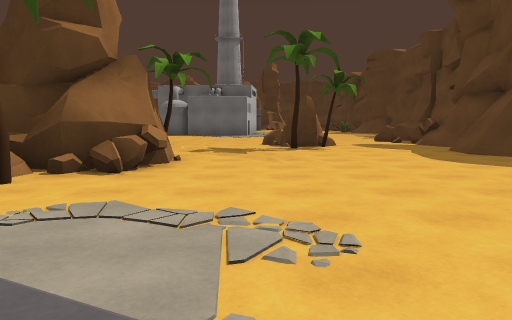
view 1 (above)

24 first-person views from a walk through a Unity game level. The camera is 1.4 m above the floor, tilts 6° down and sees 70° across. The floor is counted in squares, 2 m on a side. Each view is taken from the middle of a square. On the plan, view 1 faces up. The plan holds only what a view shows up to about 11 squares ahead; the rest is blank. The place goes on beyond the plan. Some animated figures are left out.

view 2
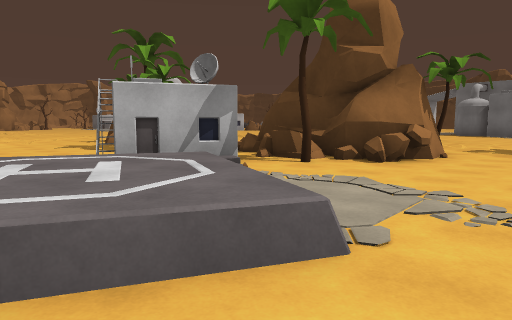

view 3
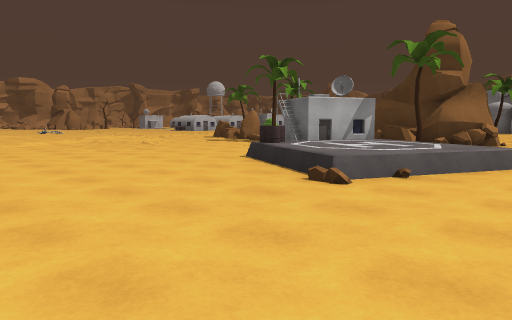

view 4
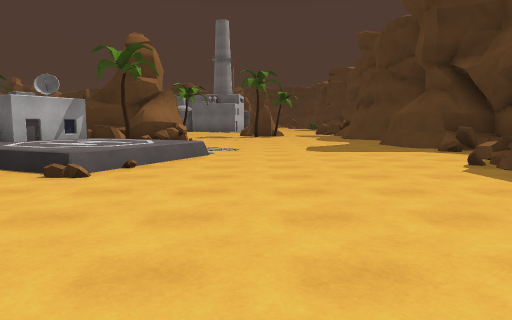

view 5
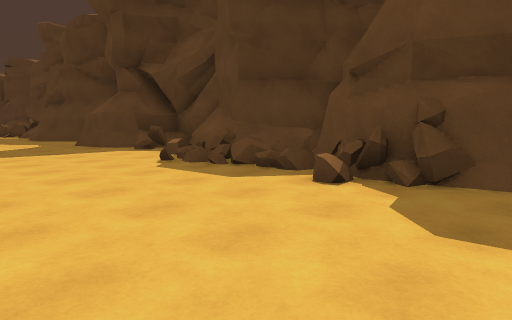

view 6
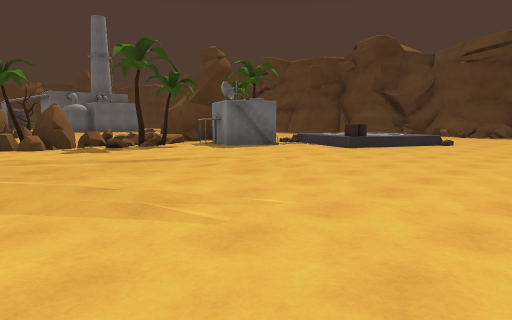

view 7
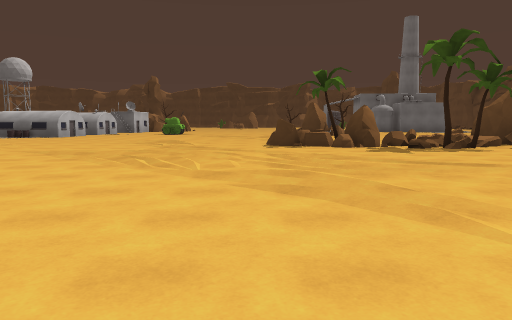

view 8
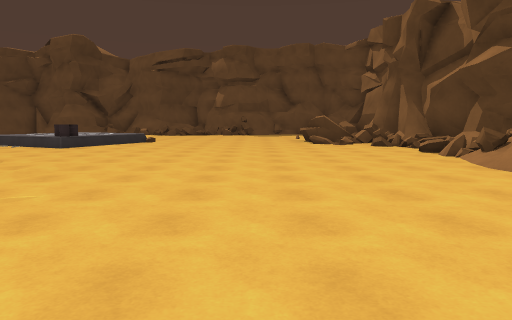

view 9
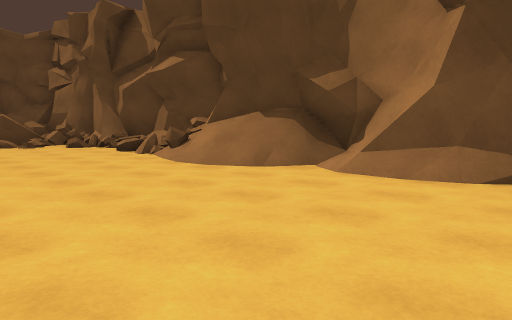

view 10
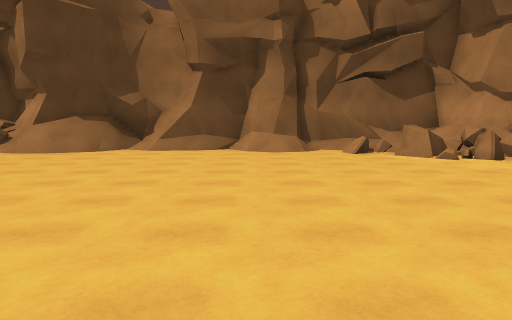

view 11
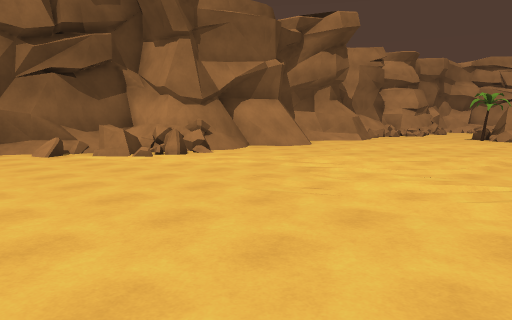

view 12
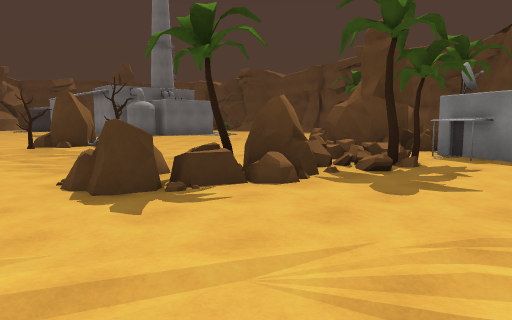

view 13
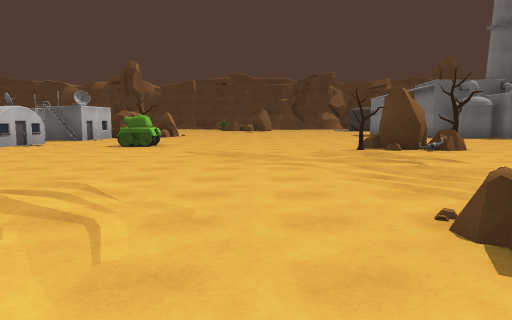

view 14
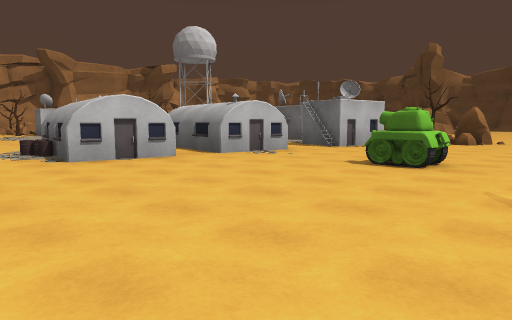

view 15
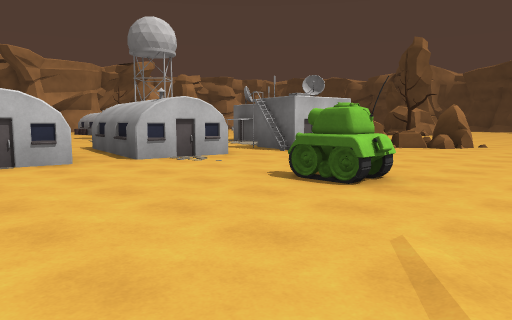

view 16
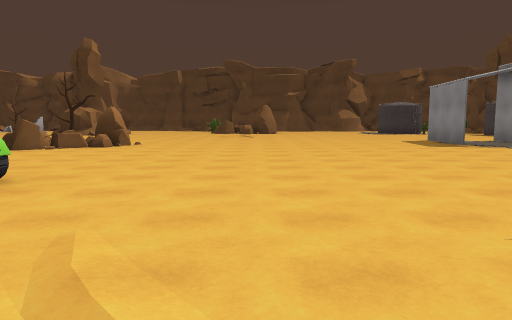

view 17
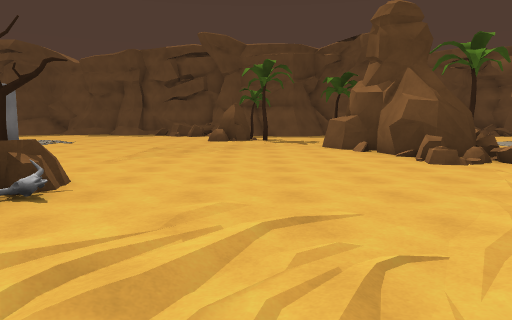

view 18
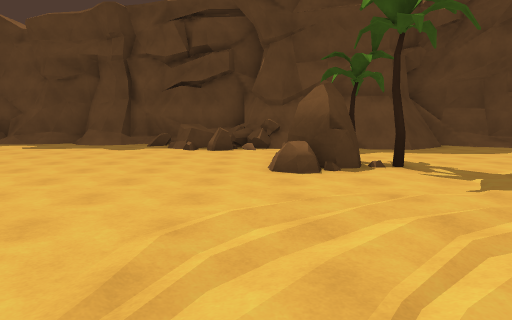

view 19
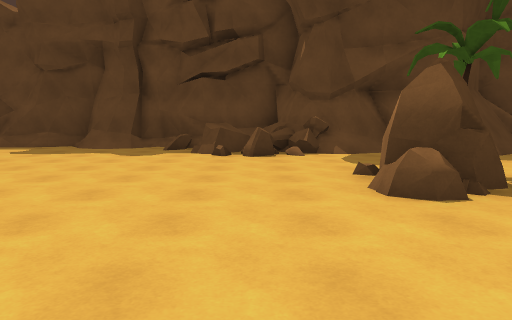

view 20
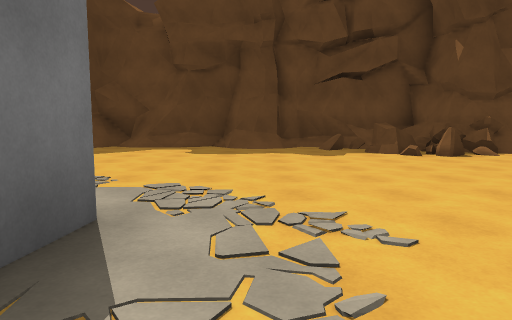

view 21
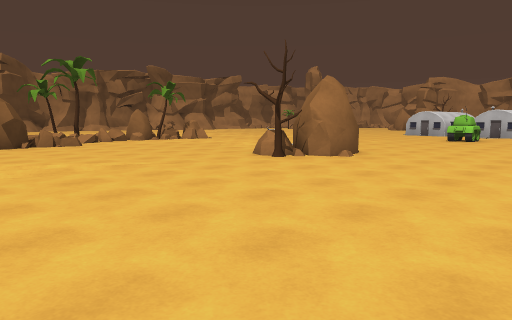

view 22
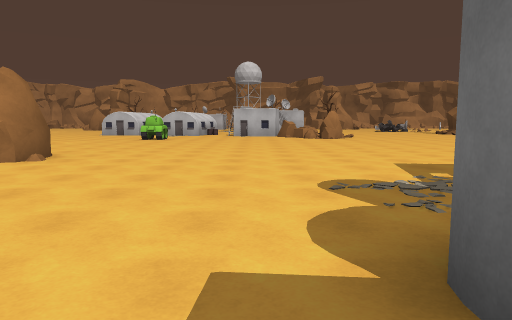

view 23
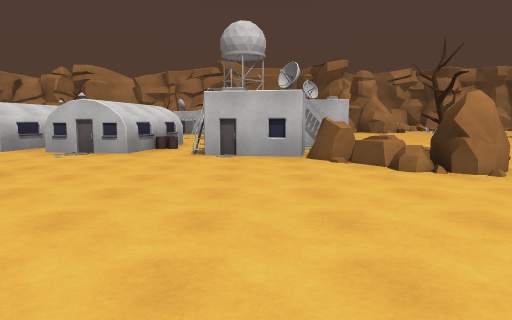

view 24
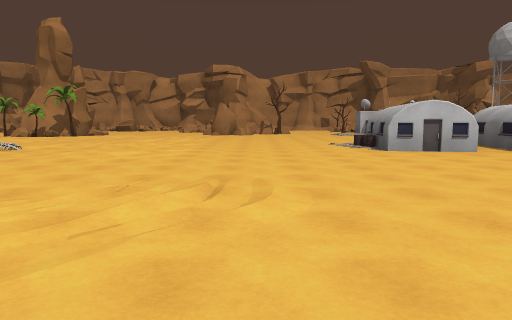

### Floor plan
Key: @ floor where view 1 was taken; # wall or solid block; . main floor; : floor 0.5 m higher than the main floor; + floor 0.75 m higher than the main floor; / step, stairs or slope; = window, fence, low wall or low ledge; ^ raised ledge; R rock; T tree; B building; A tank.
Columns run from 25 left of view 1 to 8 right of it. Each row starts with its distance up from view 1.
 21      TRR.........#.           ...#
 20  BB  RR.............        ....=#
 19  # BBR...............#    ......##
 18    BB.................. #........#
 17   .#B...........................##
 16  .B............................./#
 15  BBBB..........................=/#
 14 .BBB...AA......R..............=^/^
 13 ..............RRT.............##/#
 12  BBB..........T...............=#^^
 11 BBBB......................RR../#
 10 .BB.......................TT...#
  9  .............................##
  8  .....................#T......##
  7  ..................R####....../##
  6  ......../....R....#####......./#=
  5  ............RTR#==#####......./
  4  /.............R#TTB##T.......##
  3  ..................BBB........###
  2  ..................BBB:........=#
  1  ....  ...............::==.....##
  0         .............= :/@.....=#
 -1         ..../........#=#=.....#=^^
 -2    ....................=......=+##
 -3 ............................../##
 -4 ..............................=#
 -5 ..............................##
 -6 ...............................#
 -7   .....................   ....
 -8    ...#=...............=
 -9     /##^=.............##
-10     ###==......///==.===
-11       ########/###=#/###
-12              ### ######

Where each view was taken, in squares from view 1:
view 1: 0 up, 0 right, facing up
view 2: 1 down, 1 right, facing up-left
view 3: 6 down, 1 right, facing up-left
view 4: 7 down, 1 right, facing up
view 5: 7 down, 1 right, facing up-right
view 6: 6 down, 13 left, facing up-right
view 7: 6 down, 13 left, facing up
view 8: 6 down, 14 left, facing right
view 9: 6 down, 14 left, facing down-right
view 10: 1 down, 14 left, facing down
view 11: 1 down, 14 left, facing down-left
view 12: 1 up, 14 left, facing up-right
view 13: 3 up, 14 left, facing up
view 14: 8 up, 15 left, facing up-left
view 15: 10 up, 15 left, facing up-left
view 16: 10 up, 14 left, facing up
view 17: 10 up, 13 left, facing right
view 18: 12 up, 5 left, facing right
view 19: 13 up, 3 left, facing right
view 20: 17 up, 3 left, facing right
view 21: 18 up, 3 left, facing down-left
view 22: 18 up, 3 left, facing left
view 23: 18 up, 13 left, facing left
view 24: 7 up, 13 left, facing left
